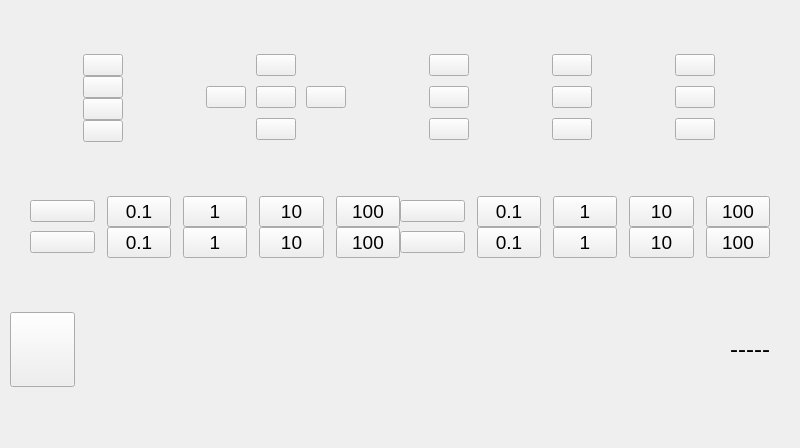
<?xml version="1.0" encoding="UTF-8"?>
<ui version="4.0">
 <class>ControlPage</class>
 <widget class="QDialog" name="ControlPage">
  <property name="geometry">
   <rect>
    <x>0</x>
    <y>0</y>
    <width>800</width>
    <height>448</height>
   </rect>
  </property>
  <property name="maximumSize">
   <size>
    <width>800</width>
    <height>448</height>
   </size>
  </property>
  <property name="windowTitle">
   <string>ControlPage</string>
  </property>
  <layout class="QVBoxLayout" name="verticalLayout_5">
   <property name="spacing">
    <number>0</number>
   </property>
   <property name="leftMargin">
    <number>0</number>
   </property>
   <property name="topMargin">
    <number>0</number>
   </property>
   <property name="rightMargin">
    <number>0</number>
   </property>
   <property name="bottomMargin">
    <number>5</number>
   </property>
   <item>
    <layout class="QHBoxLayout" name="horizontalLayout_5">
     <property name="spacing">
      <number>0</number>
     </property>
     <item>
      <layout class="QVBoxLayout" name="verticalLayout_4">
       <property name="spacing">
        <number>0</number>
       </property>
       <item>
        <widget class="QPushButton" name="HomeAll">
         <property name="sizePolicy">
          <sizepolicy hsizetype="Maximum" vsizetype="Maximum">
           <horstretch>0</horstretch>
           <verstretch>0</verstretch>
          </sizepolicy>
         </property>
         <property name="maximumSize">
          <size>
           <width>16777215</width>
           <height>16777215</height>
          </size>
         </property>
         <property name="focusPolicy">
          <enum>Qt::NoFocus</enum>
         </property>
         <property name="text">
          <string/>
         </property>
         <property name="icon">
          <iconset resource="img.qrc">
           <normaloff>:/img/img/Home_XYZ.png</normaloff>:/img/img/Home_XYZ.png</iconset>
         </property>
         <property name="iconSize">
          <size>
           <width>45</width>
           <height>45</height>
          </size>
         </property>
        </widget>
       </item>
       <item>
        <widget class="QPushButton" name="HomeXY">
         <property name="sizePolicy">
          <sizepolicy hsizetype="Maximum" vsizetype="Maximum">
           <horstretch>0</horstretch>
           <verstretch>0</verstretch>
          </sizepolicy>
         </property>
         <property name="maximumSize">
          <size>
           <width>16777215</width>
           <height>16777215</height>
          </size>
         </property>
         <property name="focusPolicy">
          <enum>Qt::NoFocus</enum>
         </property>
         <property name="text">
          <string/>
         </property>
         <property name="icon">
          <iconset resource="img.qrc">
           <normaloff>:/img/img/Home_XY.png</normaloff>:/img/img/Home_XY.png</iconset>
         </property>
         <property name="iconSize">
          <size>
           <width>45</width>
           <height>45</height>
          </size>
         </property>
        </widget>
       </item>
       <item>
        <widget class="QPushButton" name="HomeZ">
         <property name="sizePolicy">
          <sizepolicy hsizetype="Maximum" vsizetype="Maximum">
           <horstretch>0</horstretch>
           <verstretch>0</verstretch>
          </sizepolicy>
         </property>
         <property name="maximumSize">
          <size>
           <width>16777215</width>
           <height>16777215</height>
          </size>
         </property>
         <property name="focusPolicy">
          <enum>Qt::NoFocus</enum>
         </property>
         <property name="text">
          <string/>
         </property>
         <property name="icon">
          <iconset resource="img.qrc">
           <normaloff>:/img/img/Home_Z.png</normaloff>:/img/img/Home_Z.png</iconset>
         </property>
         <property name="iconSize">
          <size>
           <width>45</width>
           <height>45</height>
          </size>
         </property>
        </widget>
       </item>
       <item>
        <widget class="QPushButton" name="DisableMotors">
         <property name="sizePolicy">
          <sizepolicy hsizetype="Maximum" vsizetype="Maximum">
           <horstretch>0</horstretch>
           <verstretch>0</verstretch>
          </sizepolicy>
         </property>
         <property name="maximumSize">
          <size>
           <width>16777215</width>
           <height>16777215</height>
          </size>
         </property>
         <property name="focusPolicy">
          <enum>Qt::NoFocus</enum>
         </property>
         <property name="text">
          <string/>
         </property>
         <property name="icon">
          <iconset resource="img.qrc">
           <normaloff>:/img/img/pause.png</normaloff>:/img/img/pause.png</iconset>
         </property>
         <property name="iconSize">
          <size>
           <width>45</width>
           <height>45</height>
          </size>
         </property>
        </widget>
       </item>
      </layout>
     </item>
     <item>
      <layout class="QGridLayout" name="gridLayout_3">
       <property name="spacing">
        <number>10</number>
       </property>
       <item row="1" column="0">
        <widget class="QPushButton" name="XNeg">
         <property name="sizePolicy">
          <sizepolicy hsizetype="Maximum" vsizetype="Maximum">
           <horstretch>0</horstretch>
           <verstretch>0</verstretch>
          </sizepolicy>
         </property>
         <property name="maximumSize">
          <size>
           <width>16777215</width>
           <height>16777215</height>
          </size>
         </property>
         <property name="focusPolicy">
          <enum>Qt::NoFocus</enum>
         </property>
         <property name="text">
          <string/>
         </property>
         <property name="icon">
          <iconset resource="img.qrc">
           <normaloff>:/img/img/Letft.png</normaloff>:/img/img/Letft.png</iconset>
         </property>
         <property name="iconSize">
          <size>
           <width>75</width>
           <height>75</height>
          </size>
         </property>
        </widget>
       </item>
       <item row="0" column="1">
        <widget class="QPushButton" name="YPos">
         <property name="sizePolicy">
          <sizepolicy hsizetype="Maximum" vsizetype="Maximum">
           <horstretch>0</horstretch>
           <verstretch>0</verstretch>
          </sizepolicy>
         </property>
         <property name="maximumSize">
          <size>
           <width>16777215</width>
           <height>16777215</height>
          </size>
         </property>
         <property name="focusPolicy">
          <enum>Qt::NoFocus</enum>
         </property>
         <property name="text">
          <string/>
         </property>
         <property name="icon">
          <iconset resource="img.qrc">
           <normaloff>:/img/img/UP.png</normaloff>:/img/img/UP.png</iconset>
         </property>
         <property name="iconSize">
          <size>
           <width>75</width>
           <height>75</height>
          </size>
         </property>
        </widget>
       </item>
       <item row="1" column="2">
        <widget class="QPushButton" name="XPos">
         <property name="sizePolicy">
          <sizepolicy hsizetype="Maximum" vsizetype="Maximum">
           <horstretch>0</horstretch>
           <verstretch>0</verstretch>
          </sizepolicy>
         </property>
         <property name="maximumSize">
          <size>
           <width>16777215</width>
           <height>16777215</height>
          </size>
         </property>
         <property name="focusPolicy">
          <enum>Qt::NoFocus</enum>
         </property>
         <property name="text">
          <string/>
         </property>
         <property name="icon">
          <iconset resource="img.qrc">
           <normaloff>:/img/img/Right.png</normaloff>:/img/img/Right.png</iconset>
         </property>
         <property name="iconSize">
          <size>
           <width>75</width>
           <height>75</height>
          </size>
         </property>
        </widget>
       </item>
       <item row="1" column="1">
        <widget class="QPushButton" name="XYIcon">
         <property name="sizePolicy">
          <sizepolicy hsizetype="Maximum" vsizetype="Maximum">
           <horstretch>0</horstretch>
           <verstretch>0</verstretch>
          </sizepolicy>
         </property>
         <property name="maximumSize">
          <size>
           <width>16777215</width>
           <height>16777215</height>
          </size>
         </property>
         <property name="focusPolicy">
          <enum>Qt::NoFocus</enum>
         </property>
         <property name="text">
          <string/>
         </property>
         <property name="icon">
          <iconset resource="img.qrc">
           <normaloff>:/img/img/Bed_Front_XY.png</normaloff>:/img/img/Bed_Front_XY.png</iconset>
         </property>
         <property name="iconSize">
          <size>
           <width>75</width>
           <height>75</height>
          </size>
         </property>
        </widget>
       </item>
       <item row="2" column="1">
        <widget class="QPushButton" name="YNeg">
         <property name="sizePolicy">
          <sizepolicy hsizetype="Maximum" vsizetype="Maximum">
           <horstretch>0</horstretch>
           <verstretch>0</verstretch>
          </sizepolicy>
         </property>
         <property name="maximumSize">
          <size>
           <width>16777215</width>
           <height>16777215</height>
          </size>
         </property>
         <property name="focusPolicy">
          <enum>Qt::NoFocus</enum>
         </property>
         <property name="text">
          <string/>
         </property>
         <property name="icon">
          <iconset resource="img.qrc">
           <normaloff>:/img/img/Down.png</normaloff>:/img/img/Down.png</iconset>
         </property>
         <property name="iconSize">
          <size>
           <width>75</width>
           <height>75</height>
          </size>
         </property>
        </widget>
       </item>
      </layout>
     </item>
     <item>
      <layout class="QVBoxLayout" name="verticalLayout">
       <property name="spacing">
        <number>10</number>
       </property>
       <item>
        <widget class="QPushButton" name="ZNeg">
         <property name="sizePolicy">
          <sizepolicy hsizetype="Maximum" vsizetype="Maximum">
           <horstretch>0</horstretch>
           <verstretch>0</verstretch>
          </sizepolicy>
         </property>
         <property name="maximumSize">
          <size>
           <width>16777215</width>
           <height>16777215</height>
          </size>
         </property>
         <property name="focusPolicy">
          <enum>Qt::NoFocus</enum>
         </property>
         <property name="text">
          <string/>
         </property>
         <property name="icon">
          <iconset resource="img.qrc">
           <normaloff>:/img/img/UP.png</normaloff>:/img/img/UP.png</iconset>
         </property>
         <property name="iconSize">
          <size>
           <width>75</width>
           <height>75</height>
          </size>
         </property>
        </widget>
       </item>
       <item>
        <widget class="QPushButton" name="ZIcon">
         <property name="sizePolicy">
          <sizepolicy hsizetype="Maximum" vsizetype="Maximum">
           <horstretch>0</horstretch>
           <verstretch>0</verstretch>
          </sizepolicy>
         </property>
         <property name="maximumSize">
          <size>
           <width>16777215</width>
           <height>16777215</height>
          </size>
         </property>
         <property name="focusPolicy">
          <enum>Qt::NoFocus</enum>
         </property>
         <property name="text">
          <string/>
         </property>
         <property name="icon">
          <iconset resource="img.qrc">
           <normaloff>:/img/img/Bed_Z.png</normaloff>:/img/img/Bed_Z.png</iconset>
         </property>
         <property name="iconSize">
          <size>
           <width>75</width>
           <height>70</height>
          </size>
         </property>
        </widget>
       </item>
       <item>
        <widget class="QPushButton" name="ZPos">
         <property name="sizePolicy">
          <sizepolicy hsizetype="Maximum" vsizetype="Maximum">
           <horstretch>0</horstretch>
           <verstretch>0</verstretch>
          </sizepolicy>
         </property>
         <property name="maximumSize">
          <size>
           <width>16777215</width>
           <height>16777215</height>
          </size>
         </property>
         <property name="focusPolicy">
          <enum>Qt::NoFocus</enum>
         </property>
         <property name="text">
          <string/>
         </property>
         <property name="icon">
          <iconset resource="img.qrc">
           <normaloff>:/img/img/Down.png</normaloff>:/img/img/Down.png</iconset>
         </property>
         <property name="iconSize">
          <size>
           <width>75</width>
           <height>75</height>
          </size>
         </property>
        </widget>
       </item>
      </layout>
     </item>
     <item>
      <layout class="QVBoxLayout" name="verticalLayout_2">
       <property name="spacing">
        <number>10</number>
       </property>
       <item>
        <widget class="QPushButton" name="E0Neg">
         <property name="sizePolicy">
          <sizepolicy hsizetype="Maximum" vsizetype="Maximum">
           <horstretch>0</horstretch>
           <verstretch>0</verstretch>
          </sizepolicy>
         </property>
         <property name="maximumSize">
          <size>
           <width>16777215</width>
           <height>16777215</height>
          </size>
         </property>
         <property name="focusPolicy">
          <enum>Qt::NoFocus</enum>
         </property>
         <property name="text">
          <string/>
         </property>
         <property name="icon">
          <iconset resource="img.qrc">
           <normaloff>:/img/img/UP.png</normaloff>:/img/img/UP.png</iconset>
         </property>
         <property name="iconSize">
          <size>
           <width>75</width>
           <height>75</height>
          </size>
         </property>
        </widget>
       </item>
       <item>
        <widget class="QPushButton" name="E0Icon">
         <property name="sizePolicy">
          <sizepolicy hsizetype="Maximum" vsizetype="Maximum">
           <horstretch>0</horstretch>
           <verstretch>0</verstretch>
          </sizepolicy>
         </property>
         <property name="maximumSize">
          <size>
           <width>16777215</width>
           <height>16777215</height>
          </size>
         </property>
         <property name="focusPolicy">
          <enum>Qt::NoFocus</enum>
         </property>
         <property name="text">
          <string/>
         </property>
         <property name="icon">
          <iconset resource="img.qrc">
           <normaloff>:/img/img/Extruder_1.png</normaloff>:/img/img/Extruder_1.png</iconset>
         </property>
         <property name="iconSize">
          <size>
           <width>75</width>
           <height>70</height>
          </size>
         </property>
        </widget>
       </item>
       <item>
        <widget class="QPushButton" name="E0Pos">
         <property name="sizePolicy">
          <sizepolicy hsizetype="Maximum" vsizetype="Maximum">
           <horstretch>0</horstretch>
           <verstretch>0</verstretch>
          </sizepolicy>
         </property>
         <property name="maximumSize">
          <size>
           <width>16777215</width>
           <height>16777215</height>
          </size>
         </property>
         <property name="focusPolicy">
          <enum>Qt::NoFocus</enum>
         </property>
         <property name="text">
          <string/>
         </property>
         <property name="icon">
          <iconset resource="img.qrc">
           <normaloff>:/img/img/Down.png</normaloff>:/img/img/Down.png</iconset>
         </property>
         <property name="iconSize">
          <size>
           <width>75</width>
           <height>75</height>
          </size>
         </property>
        </widget>
       </item>
      </layout>
     </item>
     <item>
      <layout class="QVBoxLayout" name="verticalLayout_3">
       <property name="spacing">
        <number>10</number>
       </property>
       <item>
        <widget class="QPushButton" name="E1Neg">
         <property name="sizePolicy">
          <sizepolicy hsizetype="Maximum" vsizetype="Maximum">
           <horstretch>0</horstretch>
           <verstretch>0</verstretch>
          </sizepolicy>
         </property>
         <property name="maximumSize">
          <size>
           <width>16777215</width>
           <height>16777215</height>
          </size>
         </property>
         <property name="focusPolicy">
          <enum>Qt::NoFocus</enum>
         </property>
         <property name="text">
          <string/>
         </property>
         <property name="icon">
          <iconset resource="img.qrc">
           <normaloff>:/img/img/UP.png</normaloff>:/img/img/UP.png</iconset>
         </property>
         <property name="iconSize">
          <size>
           <width>75</width>
           <height>75</height>
          </size>
         </property>
        </widget>
       </item>
       <item>
        <widget class="QPushButton" name="E1Icon">
         <property name="sizePolicy">
          <sizepolicy hsizetype="Maximum" vsizetype="Maximum">
           <horstretch>0</horstretch>
           <verstretch>0</verstretch>
          </sizepolicy>
         </property>
         <property name="maximumSize">
          <size>
           <width>16777215</width>
           <height>16777215</height>
          </size>
         </property>
         <property name="focusPolicy">
          <enum>Qt::NoFocus</enum>
         </property>
         <property name="text">
          <string/>
         </property>
         <property name="icon">
          <iconset resource="img.qrc">
           <normaloff>:/img/img/Extruder_2.png</normaloff>:/img/img/Extruder_2.png</iconset>
         </property>
         <property name="iconSize">
          <size>
           <width>75</width>
           <height>70</height>
          </size>
         </property>
        </widget>
       </item>
       <item>
        <widget class="QPushButton" name="E1Pos">
         <property name="sizePolicy">
          <sizepolicy hsizetype="Maximum" vsizetype="Maximum">
           <horstretch>0</horstretch>
           <verstretch>0</verstretch>
          </sizepolicy>
         </property>
         <property name="maximumSize">
          <size>
           <width>16777215</width>
           <height>16777215</height>
          </size>
         </property>
         <property name="focusPolicy">
          <enum>Qt::NoFocus</enum>
         </property>
         <property name="text">
          <string/>
         </property>
         <property name="icon">
          <iconset resource="img.qrc">
           <normaloff>:/img/img/Down.png</normaloff>:/img/img/Down.png</iconset>
         </property>
         <property name="iconSize">
          <size>
           <width>75</width>
           <height>75</height>
          </size>
         </property>
        </widget>
       </item>
      </layout>
     </item>
    </layout>
   </item>
   <item>
    <layout class="QGridLayout" name="gridLayout_2">
     <property name="leftMargin">
      <number>30</number>
     </property>
     <property name="rightMargin">
      <number>30</number>
     </property>
     <property name="spacing">
      <number>0</number>
     </property>
     <item row="0" column="0">
      <layout class="QHBoxLayout" name="horizontalLayout" stretch="0,0,0,0,0">
       <property name="spacing">
        <number>12</number>
       </property>
       <item>
        <widget class="QPushButton" name="movex">
         <property name="sizePolicy">
          <sizepolicy hsizetype="Maximum" vsizetype="Maximum">
           <horstretch>0</horstretch>
           <verstretch>0</verstretch>
          </sizepolicy>
         </property>
         <property name="minimumSize">
          <size>
           <width>65</width>
           <height>0</height>
          </size>
         </property>
         <property name="maximumSize">
          <size>
           <width>16777215</width>
           <height>16777215</height>
          </size>
         </property>
         <property name="focusPolicy">
          <enum>Qt::NoFocus</enum>
         </property>
         <property name="text">
          <string/>
         </property>
         <property name="icon">
          <iconset resource="img.qrc">
           <normaloff>:/img/img/Bed_X.png</normaloff>:/img/img/Bed_X.png</iconset>
         </property>
         <property name="iconSize">
          <size>
           <width>50</width>
           <height>40</height>
          </size>
         </property>
        </widget>
       </item>
       <item>
        <widget class="QPushButton" name="xm01">
         <property name="sizePolicy">
          <sizepolicy hsizetype="MinimumExpanding" vsizetype="Maximum">
           <horstretch>0</horstretch>
           <verstretch>0</verstretch>
          </sizepolicy>
         </property>
         <property name="minimumSize">
          <size>
           <width>60</width>
           <height>30</height>
          </size>
         </property>
         <property name="maximumSize">
          <size>
           <width>16777215</width>
           <height>16777215</height>
          </size>
         </property>
         <property name="font">
          <font>
           <pointsize>14</pointsize>
          </font>
         </property>
         <property name="focusPolicy">
          <enum>Qt::NoFocus</enum>
         </property>
         <property name="toolTip">
          <string>&lt;html&gt;&lt;head/&gt;&lt;body&gt;&lt;p&gt;&lt;span style=&quot; font-size:24pt;&quot;&gt;0.1&lt;/span&gt;&lt;/p&gt;&lt;/body&gt;&lt;/html&gt;</string>
         </property>
         <property name="text">
          <string>0.1</string>
         </property>
         <property name="iconSize">
          <size>
           <width>0</width>
           <height>0</height>
          </size>
         </property>
        </widget>
       </item>
       <item>
        <widget class="QPushButton" name="xm1">
         <property name="sizePolicy">
          <sizepolicy hsizetype="MinimumExpanding" vsizetype="Maximum">
           <horstretch>0</horstretch>
           <verstretch>0</verstretch>
          </sizepolicy>
         </property>
         <property name="minimumSize">
          <size>
           <width>60</width>
           <height>30</height>
          </size>
         </property>
         <property name="maximumSize">
          <size>
           <width>16777215</width>
           <height>16777215</height>
          </size>
         </property>
         <property name="font">
          <font>
           <pointsize>14</pointsize>
          </font>
         </property>
         <property name="focusPolicy">
          <enum>Qt::NoFocus</enum>
         </property>
         <property name="toolTip">
          <string>&lt;html&gt;&lt;head/&gt;&lt;body&gt;&lt;p&gt;&lt;span style=&quot; font-size:24pt;&quot;&gt;0.1&lt;/span&gt;&lt;/p&gt;&lt;/body&gt;&lt;/html&gt;</string>
         </property>
         <property name="text">
          <string>1</string>
         </property>
         <property name="iconSize">
          <size>
           <width>0</width>
           <height>0</height>
          </size>
         </property>
        </widget>
       </item>
       <item>
        <widget class="QPushButton" name="xm10">
         <property name="sizePolicy">
          <sizepolicy hsizetype="MinimumExpanding" vsizetype="Maximum">
           <horstretch>0</horstretch>
           <verstretch>0</verstretch>
          </sizepolicy>
         </property>
         <property name="minimumSize">
          <size>
           <width>60</width>
           <height>30</height>
          </size>
         </property>
         <property name="maximumSize">
          <size>
           <width>16777215</width>
           <height>16777215</height>
          </size>
         </property>
         <property name="font">
          <font>
           <pointsize>14</pointsize>
          </font>
         </property>
         <property name="focusPolicy">
          <enum>Qt::NoFocus</enum>
         </property>
         <property name="toolTip">
          <string>&lt;html&gt;&lt;head/&gt;&lt;body&gt;&lt;p&gt;&lt;span style=&quot; font-size:24pt;&quot;&gt;0.1&lt;/span&gt;&lt;/p&gt;&lt;/body&gt;&lt;/html&gt;</string>
         </property>
         <property name="text">
          <string>10</string>
         </property>
         <property name="iconSize">
          <size>
           <width>0</width>
           <height>0</height>
          </size>
         </property>
        </widget>
       </item>
       <item>
        <widget class="QPushButton" name="xm100">
         <property name="sizePolicy">
          <sizepolicy hsizetype="MinimumExpanding" vsizetype="Maximum">
           <horstretch>0</horstretch>
           <verstretch>0</verstretch>
          </sizepolicy>
         </property>
         <property name="minimumSize">
          <size>
           <width>60</width>
           <height>30</height>
          </size>
         </property>
         <property name="maximumSize">
          <size>
           <width>16777215</width>
           <height>16777215</height>
          </size>
         </property>
         <property name="font">
          <font>
           <pointsize>14</pointsize>
          </font>
         </property>
         <property name="focusPolicy">
          <enum>Qt::NoFocus</enum>
         </property>
         <property name="toolTip">
          <string>&lt;html&gt;&lt;head/&gt;&lt;body&gt;&lt;p&gt;&lt;span style=&quot; font-size:24pt;&quot;&gt;0.1&lt;/span&gt;&lt;/p&gt;&lt;/body&gt;&lt;/html&gt;</string>
         </property>
         <property name="text">
          <string>100</string>
         </property>
         <property name="iconSize">
          <size>
           <width>0</width>
           <height>0</height>
          </size>
         </property>
        </widget>
       </item>
      </layout>
     </item>
     <item row="0" column="1">
      <layout class="QHBoxLayout" name="horizontalLayout_3" stretch="0,0,0,0,0">
       <property name="spacing">
        <number>12</number>
       </property>
       <item>
        <widget class="QPushButton" name="movez">
         <property name="sizePolicy">
          <sizepolicy hsizetype="Maximum" vsizetype="Maximum">
           <horstretch>0</horstretch>
           <verstretch>0</verstretch>
          </sizepolicy>
         </property>
         <property name="minimumSize">
          <size>
           <width>65</width>
           <height>0</height>
          </size>
         </property>
         <property name="maximumSize">
          <size>
           <width>16777215</width>
           <height>16777215</height>
          </size>
         </property>
         <property name="focusPolicy">
          <enum>Qt::NoFocus</enum>
         </property>
         <property name="text">
          <string/>
         </property>
         <property name="icon">
          <iconset resource="img.qrc">
           <normaloff>:/img/img/Bed_Z.png</normaloff>:/img/img/Bed_Z.png</iconset>
         </property>
         <property name="iconSize">
          <size>
           <width>50</width>
           <height>40</height>
          </size>
         </property>
        </widget>
       </item>
       <item>
        <widget class="QPushButton" name="zm01">
         <property name="sizePolicy">
          <sizepolicy hsizetype="MinimumExpanding" vsizetype="Maximum">
           <horstretch>0</horstretch>
           <verstretch>0</verstretch>
          </sizepolicy>
         </property>
         <property name="minimumSize">
          <size>
           <width>60</width>
           <height>30</height>
          </size>
         </property>
         <property name="maximumSize">
          <size>
           <width>16777215</width>
           <height>16777215</height>
          </size>
         </property>
         <property name="font">
          <font>
           <pointsize>14</pointsize>
          </font>
         </property>
         <property name="focusPolicy">
          <enum>Qt::NoFocus</enum>
         </property>
         <property name="toolTip">
          <string>&lt;html&gt;&lt;head/&gt;&lt;body&gt;&lt;p&gt;&lt;span style=&quot; font-size:24pt;&quot;&gt;0.1&lt;/span&gt;&lt;/p&gt;&lt;/body&gt;&lt;/html&gt;</string>
         </property>
         <property name="text">
          <string>0.1</string>
         </property>
         <property name="iconSize">
          <size>
           <width>0</width>
           <height>0</height>
          </size>
         </property>
        </widget>
       </item>
       <item>
        <widget class="QPushButton" name="zm1">
         <property name="sizePolicy">
          <sizepolicy hsizetype="MinimumExpanding" vsizetype="Maximum">
           <horstretch>0</horstretch>
           <verstretch>0</verstretch>
          </sizepolicy>
         </property>
         <property name="minimumSize">
          <size>
           <width>60</width>
           <height>30</height>
          </size>
         </property>
         <property name="maximumSize">
          <size>
           <width>16777215</width>
           <height>16777215</height>
          </size>
         </property>
         <property name="font">
          <font>
           <pointsize>14</pointsize>
          </font>
         </property>
         <property name="focusPolicy">
          <enum>Qt::NoFocus</enum>
         </property>
         <property name="toolTip">
          <string>&lt;html&gt;&lt;head/&gt;&lt;body&gt;&lt;p&gt;&lt;span style=&quot; font-size:24pt;&quot;&gt;0.1&lt;/span&gt;&lt;/p&gt;&lt;/body&gt;&lt;/html&gt;</string>
         </property>
         <property name="text">
          <string>1</string>
         </property>
         <property name="iconSize">
          <size>
           <width>0</width>
           <height>0</height>
          </size>
         </property>
        </widget>
       </item>
       <item>
        <widget class="QPushButton" name="zm10">
         <property name="sizePolicy">
          <sizepolicy hsizetype="MinimumExpanding" vsizetype="Maximum">
           <horstretch>0</horstretch>
           <verstretch>0</verstretch>
          </sizepolicy>
         </property>
         <property name="minimumSize">
          <size>
           <width>60</width>
           <height>30</height>
          </size>
         </property>
         <property name="maximumSize">
          <size>
           <width>16777215</width>
           <height>16777215</height>
          </size>
         </property>
         <property name="font">
          <font>
           <pointsize>14</pointsize>
          </font>
         </property>
         <property name="focusPolicy">
          <enum>Qt::NoFocus</enum>
         </property>
         <property name="toolTip">
          <string>&lt;html&gt;&lt;head/&gt;&lt;body&gt;&lt;p&gt;&lt;span style=&quot; font-size:24pt;&quot;&gt;0.1&lt;/span&gt;&lt;/p&gt;&lt;/body&gt;&lt;/html&gt;</string>
         </property>
         <property name="text">
          <string>10</string>
         </property>
         <property name="iconSize">
          <size>
           <width>0</width>
           <height>0</height>
          </size>
         </property>
        </widget>
       </item>
       <item>
        <widget class="QPushButton" name="zm100">
         <property name="sizePolicy">
          <sizepolicy hsizetype="MinimumExpanding" vsizetype="Maximum">
           <horstretch>0</horstretch>
           <verstretch>0</verstretch>
          </sizepolicy>
         </property>
         <property name="minimumSize">
          <size>
           <width>60</width>
           <height>30</height>
          </size>
         </property>
         <property name="maximumSize">
          <size>
           <width>16777215</width>
           <height>16777215</height>
          </size>
         </property>
         <property name="font">
          <font>
           <pointsize>14</pointsize>
          </font>
         </property>
         <property name="focusPolicy">
          <enum>Qt::NoFocus</enum>
         </property>
         <property name="toolTip">
          <string>&lt;html&gt;&lt;head/&gt;&lt;body&gt;&lt;p&gt;&lt;span style=&quot; font-size:24pt;&quot;&gt;0.1&lt;/span&gt;&lt;/p&gt;&lt;/body&gt;&lt;/html&gt;</string>
         </property>
         <property name="text">
          <string>100</string>
         </property>
         <property name="iconSize">
          <size>
           <width>0</width>
           <height>0</height>
          </size>
         </property>
        </widget>
       </item>
      </layout>
     </item>
     <item row="1" column="1">
      <layout class="QHBoxLayout" name="horizontalLayout_4" stretch="0,0,0,0,0">
       <property name="spacing">
        <number>12</number>
       </property>
       <item>
        <widget class="QPushButton" name="movee">
         <property name="sizePolicy">
          <sizepolicy hsizetype="Maximum" vsizetype="Maximum">
           <horstretch>0</horstretch>
           <verstretch>0</verstretch>
          </sizepolicy>
         </property>
         <property name="minimumSize">
          <size>
           <width>65</width>
           <height>0</height>
          </size>
         </property>
         <property name="maximumSize">
          <size>
           <width>16777215</width>
           <height>16777215</height>
          </size>
         </property>
         <property name="focusPolicy">
          <enum>Qt::NoFocus</enum>
         </property>
         <property name="text">
          <string/>
         </property>
         <property name="icon">
          <iconset resource="img.qrc">
           <normaloff>:/img/img/Extruder.png</normaloff>:/img/img/Extruder.png</iconset>
         </property>
         <property name="iconSize">
          <size>
           <width>50</width>
           <height>40</height>
          </size>
         </property>
        </widget>
       </item>
       <item>
        <widget class="QPushButton" name="em01">
         <property name="sizePolicy">
          <sizepolicy hsizetype="MinimumExpanding" vsizetype="Maximum">
           <horstretch>0</horstretch>
           <verstretch>0</verstretch>
          </sizepolicy>
         </property>
         <property name="minimumSize">
          <size>
           <width>60</width>
           <height>30</height>
          </size>
         </property>
         <property name="maximumSize">
          <size>
           <width>16777215</width>
           <height>16777215</height>
          </size>
         </property>
         <property name="font">
          <font>
           <pointsize>14</pointsize>
          </font>
         </property>
         <property name="focusPolicy">
          <enum>Qt::NoFocus</enum>
         </property>
         <property name="toolTip">
          <string>&lt;html&gt;&lt;head/&gt;&lt;body&gt;&lt;p&gt;&lt;span style=&quot; font-size:24pt;&quot;&gt;0.1&lt;/span&gt;&lt;/p&gt;&lt;/body&gt;&lt;/html&gt;</string>
         </property>
         <property name="text">
          <string>0.1</string>
         </property>
         <property name="iconSize">
          <size>
           <width>0</width>
           <height>0</height>
          </size>
         </property>
        </widget>
       </item>
       <item>
        <widget class="QPushButton" name="em1">
         <property name="sizePolicy">
          <sizepolicy hsizetype="MinimumExpanding" vsizetype="Maximum">
           <horstretch>0</horstretch>
           <verstretch>0</verstretch>
          </sizepolicy>
         </property>
         <property name="minimumSize">
          <size>
           <width>60</width>
           <height>30</height>
          </size>
         </property>
         <property name="maximumSize">
          <size>
           <width>16777215</width>
           <height>16777215</height>
          </size>
         </property>
         <property name="font">
          <font>
           <pointsize>14</pointsize>
          </font>
         </property>
         <property name="focusPolicy">
          <enum>Qt::NoFocus</enum>
         </property>
         <property name="toolTip">
          <string>&lt;html&gt;&lt;head/&gt;&lt;body&gt;&lt;p&gt;&lt;span style=&quot; font-size:24pt;&quot;&gt;0.1&lt;/span&gt;&lt;/p&gt;&lt;/body&gt;&lt;/html&gt;</string>
         </property>
         <property name="text">
          <string>1</string>
         </property>
         <property name="iconSize">
          <size>
           <width>0</width>
           <height>0</height>
          </size>
         </property>
        </widget>
       </item>
       <item>
        <widget class="QPushButton" name="em10">
         <property name="sizePolicy">
          <sizepolicy hsizetype="MinimumExpanding" vsizetype="Maximum">
           <horstretch>0</horstretch>
           <verstretch>0</verstretch>
          </sizepolicy>
         </property>
         <property name="minimumSize">
          <size>
           <width>60</width>
           <height>30</height>
          </size>
         </property>
         <property name="maximumSize">
          <size>
           <width>16777215</width>
           <height>16777215</height>
          </size>
         </property>
         <property name="font">
          <font>
           <pointsize>14</pointsize>
          </font>
         </property>
         <property name="focusPolicy">
          <enum>Qt::NoFocus</enum>
         </property>
         <property name="toolTip">
          <string>&lt;html&gt;&lt;head/&gt;&lt;body&gt;&lt;p&gt;&lt;span style=&quot; font-size:24pt;&quot;&gt;0.1&lt;/span&gt;&lt;/p&gt;&lt;/body&gt;&lt;/html&gt;</string>
         </property>
         <property name="text">
          <string>10</string>
         </property>
         <property name="iconSize">
          <size>
           <width>0</width>
           <height>0</height>
          </size>
         </property>
        </widget>
       </item>
       <item>
        <widget class="QPushButton" name="em100">
         <property name="sizePolicy">
          <sizepolicy hsizetype="MinimumExpanding" vsizetype="Maximum">
           <horstretch>0</horstretch>
           <verstretch>0</verstretch>
          </sizepolicy>
         </property>
         <property name="minimumSize">
          <size>
           <width>60</width>
           <height>30</height>
          </size>
         </property>
         <property name="maximumSize">
          <size>
           <width>16777215</width>
           <height>16777215</height>
          </size>
         </property>
         <property name="font">
          <font>
           <pointsize>14</pointsize>
          </font>
         </property>
         <property name="focusPolicy">
          <enum>Qt::NoFocus</enum>
         </property>
         <property name="toolTip">
          <string>&lt;html&gt;&lt;head/&gt;&lt;body&gt;&lt;p&gt;&lt;span style=&quot; font-size:24pt;&quot;&gt;0.1&lt;/span&gt;&lt;/p&gt;&lt;/body&gt;&lt;/html&gt;</string>
         </property>
         <property name="text">
          <string>100</string>
         </property>
         <property name="iconSize">
          <size>
           <width>0</width>
           <height>0</height>
          </size>
         </property>
        </widget>
       </item>
      </layout>
     </item>
     <item row="1" column="0">
      <layout class="QHBoxLayout" name="horizontalLayout_2" stretch="0,0,0,0,0">
       <property name="spacing">
        <number>12</number>
       </property>
       <item>
        <widget class="QPushButton" name="movey">
         <property name="sizePolicy">
          <sizepolicy hsizetype="Maximum" vsizetype="Maximum">
           <horstretch>0</horstretch>
           <verstretch>0</verstretch>
          </sizepolicy>
         </property>
         <property name="minimumSize">
          <size>
           <width>65</width>
           <height>0</height>
          </size>
         </property>
         <property name="maximumSize">
          <size>
           <width>16777215</width>
           <height>16777215</height>
          </size>
         </property>
         <property name="focusPolicy">
          <enum>Qt::NoFocus</enum>
         </property>
         <property name="text">
          <string/>
         </property>
         <property name="icon">
          <iconset resource="img.qrc">
           <normaloff>:/img/img/Bed_Y.png</normaloff>:/img/img/Bed_Y.png</iconset>
         </property>
         <property name="iconSize">
          <size>
           <width>50</width>
           <height>40</height>
          </size>
         </property>
        </widget>
       </item>
       <item>
        <widget class="QPushButton" name="ym01">
         <property name="sizePolicy">
          <sizepolicy hsizetype="MinimumExpanding" vsizetype="Maximum">
           <horstretch>0</horstretch>
           <verstretch>0</verstretch>
          </sizepolicy>
         </property>
         <property name="minimumSize">
          <size>
           <width>60</width>
           <height>30</height>
          </size>
         </property>
         <property name="maximumSize">
          <size>
           <width>16777215</width>
           <height>16777215</height>
          </size>
         </property>
         <property name="font">
          <font>
           <pointsize>14</pointsize>
          </font>
         </property>
         <property name="focusPolicy">
          <enum>Qt::NoFocus</enum>
         </property>
         <property name="toolTip">
          <string>&lt;html&gt;&lt;head/&gt;&lt;body&gt;&lt;p&gt;&lt;span style=&quot; font-size:24pt;&quot;&gt;0.1&lt;/span&gt;&lt;/p&gt;&lt;/body&gt;&lt;/html&gt;</string>
         </property>
         <property name="text">
          <string>0.1</string>
         </property>
         <property name="iconSize">
          <size>
           <width>0</width>
           <height>0</height>
          </size>
         </property>
        </widget>
       </item>
       <item>
        <widget class="QPushButton" name="ym1">
         <property name="sizePolicy">
          <sizepolicy hsizetype="MinimumExpanding" vsizetype="Maximum">
           <horstretch>0</horstretch>
           <verstretch>0</verstretch>
          </sizepolicy>
         </property>
         <property name="minimumSize">
          <size>
           <width>60</width>
           <height>30</height>
          </size>
         </property>
         <property name="maximumSize">
          <size>
           <width>16777215</width>
           <height>16777215</height>
          </size>
         </property>
         <property name="font">
          <font>
           <pointsize>14</pointsize>
          </font>
         </property>
         <property name="focusPolicy">
          <enum>Qt::NoFocus</enum>
         </property>
         <property name="toolTip">
          <string>&lt;html&gt;&lt;head/&gt;&lt;body&gt;&lt;p&gt;&lt;span style=&quot; font-size:24pt;&quot;&gt;0.1&lt;/span&gt;&lt;/p&gt;&lt;/body&gt;&lt;/html&gt;</string>
         </property>
         <property name="text">
          <string>1</string>
         </property>
         <property name="iconSize">
          <size>
           <width>0</width>
           <height>0</height>
          </size>
         </property>
        </widget>
       </item>
       <item>
        <widget class="QPushButton" name="ym10">
         <property name="sizePolicy">
          <sizepolicy hsizetype="MinimumExpanding" vsizetype="Maximum">
           <horstretch>0</horstretch>
           <verstretch>0</verstretch>
          </sizepolicy>
         </property>
         <property name="minimumSize">
          <size>
           <width>60</width>
           <height>30</height>
          </size>
         </property>
         <property name="maximumSize">
          <size>
           <width>16777215</width>
           <height>16777215</height>
          </size>
         </property>
         <property name="font">
          <font>
           <pointsize>14</pointsize>
          </font>
         </property>
         <property name="focusPolicy">
          <enum>Qt::NoFocus</enum>
         </property>
         <property name="toolTip">
          <string>&lt;html&gt;&lt;head/&gt;&lt;body&gt;&lt;p&gt;&lt;span style=&quot; font-size:24pt;&quot;&gt;0.1&lt;/span&gt;&lt;/p&gt;&lt;/body&gt;&lt;/html&gt;</string>
         </property>
         <property name="text">
          <string>10</string>
         </property>
         <property name="iconSize">
          <size>
           <width>0</width>
           <height>0</height>
          </size>
         </property>
        </widget>
       </item>
       <item>
        <widget class="QPushButton" name="ym100">
         <property name="sizePolicy">
          <sizepolicy hsizetype="MinimumExpanding" vsizetype="Maximum">
           <horstretch>0</horstretch>
           <verstretch>0</verstretch>
          </sizepolicy>
         </property>
         <property name="minimumSize">
          <size>
           <width>60</width>
           <height>30</height>
          </size>
         </property>
         <property name="maximumSize">
          <size>
           <width>16777215</width>
           <height>16777215</height>
          </size>
         </property>
         <property name="font">
          <font>
           <pointsize>14</pointsize>
          </font>
         </property>
         <property name="focusPolicy">
          <enum>Qt::NoFocus</enum>
         </property>
         <property name="toolTip">
          <string>&lt;html&gt;&lt;head/&gt;&lt;body&gt;&lt;p&gt;&lt;span style=&quot; font-size:24pt;&quot;&gt;0.1&lt;/span&gt;&lt;/p&gt;&lt;/body&gt;&lt;/html&gt;</string>
         </property>
         <property name="text">
          <string>100</string>
         </property>
         <property name="iconSize">
          <size>
           <width>0</width>
           <height>0</height>
          </size>
         </property>
        </widget>
       </item>
      </layout>
     </item>
    </layout>
   </item>
   <item>
    <layout class="QHBoxLayout" name="horizontalLayout_6">
     <property name="leftMargin">
      <number>10</number>
     </property>
     <property name="rightMargin">
      <number>30</number>
     </property>
     <item>
      <widget class="QPushButton" name="Back">
       <property name="sizePolicy">
        <sizepolicy hsizetype="Maximum" vsizetype="Maximum">
         <horstretch>0</horstretch>
         <verstretch>0</verstretch>
        </sizepolicy>
       </property>
       <property name="minimumSize">
        <size>
         <width>65</width>
         <height>75</height>
        </size>
       </property>
       <property name="maximumSize">
        <size>
         <width>16777215</width>
         <height>16777215</height>
        </size>
       </property>
       <property name="focusPolicy">
        <enum>Qt::NoFocus</enum>
       </property>
       <property name="text">
        <string/>
       </property>
       <property name="icon">
        <iconset resource="img.qrc">
         <normaloff>:/img/img/Small_arrow.png</normaloff>:/img/img/Small_arrow.png</iconset>
       </property>
       <property name="iconSize">
        <size>
         <width>65</width>
         <height>65</height>
        </size>
       </property>
      </widget>
     </item>
     <item>
      <widget class="QLabel" name="PositionLabel">
       <property name="sizePolicy">
        <sizepolicy hsizetype="Minimum" vsizetype="Maximum">
         <horstretch>0</horstretch>
         <verstretch>0</verstretch>
        </sizepolicy>
       </property>
       <property name="text">
        <string>&lt;html&gt;&lt;head/&gt;&lt;body&gt;&lt;p align=&quot;right&quot;&gt;&lt;span style=&quot; font-size:18pt;&quot;&gt;-----&lt;/span&gt;&lt;/p&gt;&lt;/body&gt;&lt;/html&gt;</string>
       </property>
       <property name="alignment">
        <set>Qt::AlignCenter</set>
       </property>
      </widget>
     </item>
    </layout>
   </item>
  </layout>
 </widget>
 <resources>
  <include location="img.qrc"/>
 </resources>
 <connections/>
</ui>
